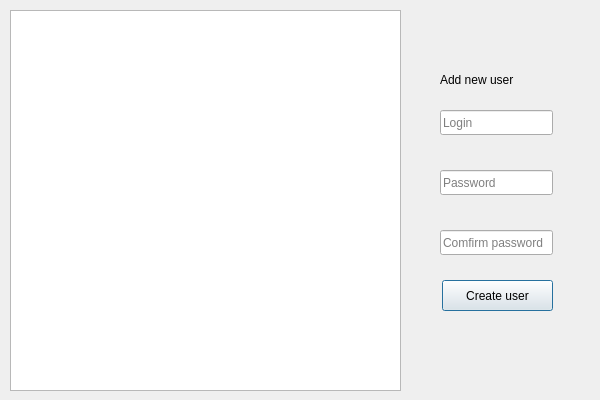
<?xml version="1.0" encoding="UTF-8"?>
<ui version="4.0">
 <class>usersview</class>
 <widget class="QDialog" name="usersview">
  <property name="geometry">
   <rect>
    <x>0</x>
    <y>0</y>
    <width>600</width>
    <height>400</height>
   </rect>
  </property>
  <property name="windowTitle">
   <string>Dialog</string>
  </property>
  <widget class="QTableWidget" name="tableWidget">
   <property name="geometry">
    <rect>
     <x>10</x>
     <y>10</y>
     <width>391</width>
     <height>381</height>
    </rect>
   </property>
  </widget>
  <widget class="QLineEdit" name="loginEdit">
   <property name="geometry">
    <rect>
     <x>440</x>
     <y>110</y>
     <width>113</width>
     <height>25</height>
    </rect>
   </property>
   <property name="text">
    <string/>
   </property>
   <property name="placeholderText">
    <string>Login</string>
   </property>
  </widget>
  <widget class="QLineEdit" name="passEdit">
   <property name="geometry">
    <rect>
     <x>440</x>
     <y>170</y>
     <width>113</width>
     <height>25</height>
    </rect>
   </property>
   <property name="echoMode">
    <enum>QLineEdit::PasswordEchoOnEdit</enum>
   </property>
   <property name="placeholderText">
    <string>Password</string>
   </property>
  </widget>
  <widget class="QLineEdit" name="confirmEdit">
   <property name="geometry">
    <rect>
     <x>440</x>
     <y>230</y>
     <width>113</width>
     <height>25</height>
    </rect>
   </property>
   <property name="text">
    <string/>
   </property>
   <property name="echoMode">
    <enum>QLineEdit::PasswordEchoOnEdit</enum>
   </property>
   <property name="placeholderText">
    <string>Comfirm password</string>
   </property>
  </widget>
  <widget class="QPushButton" name="btnCreate">
   <property name="geometry">
    <rect>
     <x>442</x>
     <y>280</y>
     <width>111</width>
     <height>31</height>
    </rect>
   </property>
   <property name="text">
    <string>Create user</string>
   </property>
  </widget>
  <widget class="QLabel" name="label">
   <property name="geometry">
    <rect>
     <x>440</x>
     <y>70</y>
     <width>101</width>
     <height>20</height>
    </rect>
   </property>
   <property name="text">
    <string>Add new user</string>
   </property>
  </widget>
 </widget>
 <resources/>
 <connections/>
</ui>
